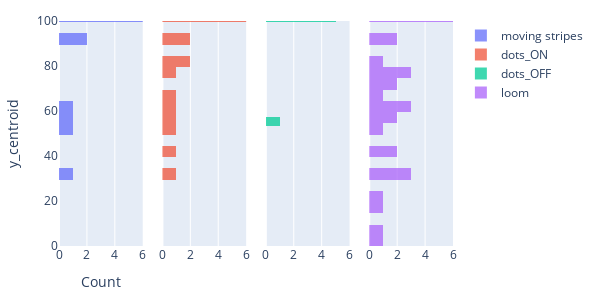

The notebook cell saved with this chart:
### Code cell
import plotly.graph_objects as go
from plotly.subplots import make_subplots

# Get the number of unique 'stimtype' values
num_stimtypes = pooled_data['stimtype'].nunique()

# Create a subplot with 1 row and 'num_stimtypes' columns
fig = make_subplots(rows=1, cols=num_stimtypes, shared_yaxes=True)

# Loop through each unique value of 'stimtype'
for i, stim in enumerate(pooled_data['stimtype'].unique(), start=1):
    filtered_data = pooled_data[(pooled_data['stimtype'] == stim)] #&(pooled_data['experiment_id'] == 'x241014_53_cOTs')
    fig.add_trace(go.Histogram(y=filtered_data['ot_depth'], name=stim,
                               nbinsy=30, opacity=0.75),
                  row=1, col=i)
fig.update_xaxes(range=[0, 6])
fig.update_yaxes(range=[0, 100])
# Update the layout
fig.update_layout(barmode='overlay', yaxis_title='y_centroid', xaxis_title='Count',
                  width=150 * num_stimtypes, height=300, margin=dict(l=20, r=20, t=20, b=20))

# Display the figure
fig.show()

### Figure 1 — Plotly figure (JSON) as saved in the notebook; plotly's stock layout.template omitted (floating-point values rounded to 4 significant figures; data arrays with more than 128 entries replaced by an {"elided": "..."} marker saying what was removed)
{"data": [{"name": "moving stripes", "nbinsy": 30, "opacity": 0.75, "type": "histogram", "xaxis": "x", "y": [56, 101, 60, 54, 101, 101, 101, 101, 101, 101, 92, 101, 101, 101, 101, 101, 101, 94, 101, 33, 101, 101, 101], "yaxis": "y"}, {"name": "dots_ON", "nbinsy": 30, "opacity": 0.75, "type": "histogram", "xaxis": "x2", "y": [101, 101, 78, 101, 101, 101, 101, 101, 101, 101, 101, 101, 101, 101, 101, 101, 101, 101, 101, 56, 101, 32, 101, 60, 101, 101, 40, 101, 54, 101, 101, 81, 101, 101, 101, 101, 101, 101, 101, 101, 101, 101, 101, 101, 67, 92, 101, 101, 101, 101, 101, 101, 101, 101, 101, 101, 101, 101, 101, 81, 101, 101, 101, 101, 101, 101, 93, 101, 101, 101], "yaxis": "y2"}, {"name": "dots_OFF", "nbinsy": 30, "opacity": 0.75, "type": "histogram", "xaxis": "x3", "y": [56, 101, 54, 101, 101, 101, 101], "yaxis": "y3"}, {"name": "loom", "nbinsy": 30, "opacity": 0.75, "type": "histogram", "xaxis": "x4", "y": {"elided": "263 int values"}, "yaxis": "y4"}], "layout": {"barmode": "overlay", "height": 300, "margin": {"b": 20, "l": 20, "r": 20, "t": 20}, "width": 600, "xaxis": {"anchor": "y", "domain": [0, 0.2125], "range": [0, 6], "title": {"text": "Count"}}, "xaxis2": {"anchor": "y2", "domain": [0.2625, 0.475], "range": [0, 6]}, "xaxis3": {"anchor": "y3", "domain": [0.525, 0.7375], "range": [0, 6]}, "xaxis4": {"anchor": "y4", "domain": [0.7875, 1], "range": [0, 6]}, "yaxis": {"anchor": "x", "domain": [0, 1], "range": [0, 100], "title": {"text": "y_centroid"}}, "yaxis2": {"anchor": "x2", "domain": [0, 1], "matches": "y", "range": [0, 100], "showticklabels": false}, "yaxis3": {"anchor": "x3", "domain": [0, 1], "matches": "y", "range": [0, 100], "showticklabels": false}, "yaxis4": {"anchor": "x4", "domain": [0, 1], "matches": "y", "range": [0, 100], "showticklabels": false}}}
